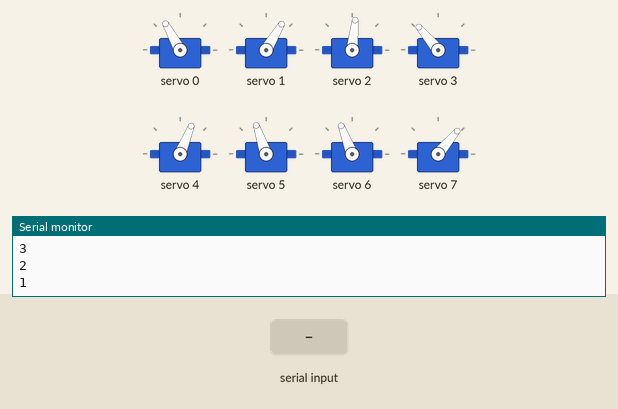
This sketch was run on a simulated ESP32. Shown: 8 × servo, the last lines printed to the serial monitor. The test bench sets the inputs (shaded band).

Above: at 12.2 s.
12.3 s: "2" received over Serial
At 12.86 s:
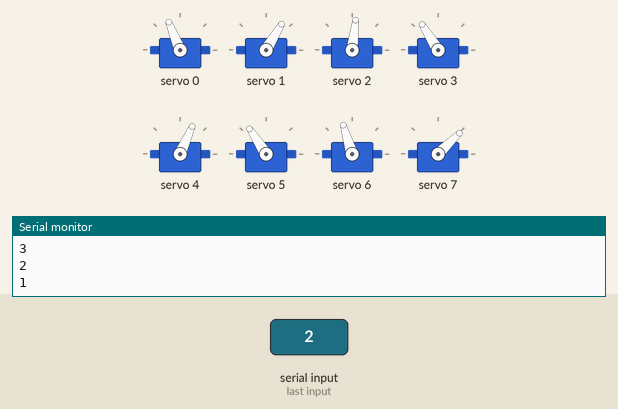
At 13.61 s:
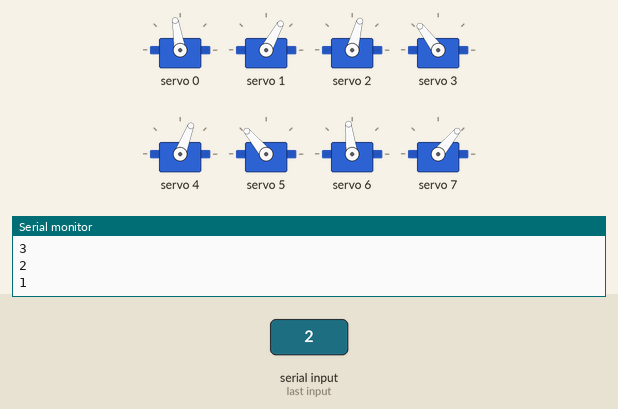
15.3 s: "1" received over Serial
18.3 s: "0" received over Serial
At 19.1 s:
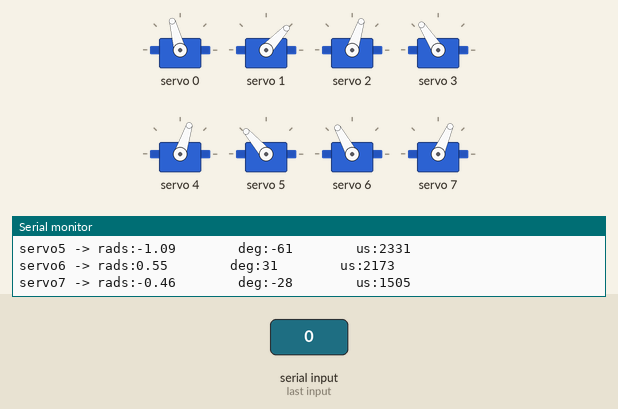
Timing chart, 0 to 21.3 s (numbered marks = the images above; inputs shaded):
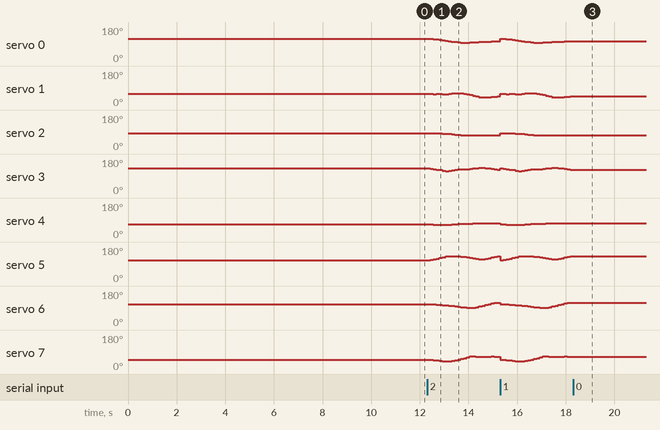

Measured:
- after the input at 12.3 s, servo 0: 119° → 118° after 0.13 s, → 116° 0.13 s later, → 114° 0.13 s later, → 112° 0.13 s later, … (19 changes in this stretch); servo 1: 59° → 60° after 0.13 s, → 58° 0.13 s later, → 60° 0.13 s later, → 59° 0.13 s later, … (17 changes in this stretch)
- after the input at 18.3 s, servo 0: stops changing and stays 105°; servo 1: stops changing and stays 47°; servo 2, servo 4: stops changing and stays 72°; servo 3: stops changing and stays 123°; servo 5: stops changing and stays 131°

The sketch:

3D_SS_51.ino
```cpp
// HOW TO:
// ------------------------------
// Serial input = 2 -> Steps through gait sequence once and stops at the end.
// Serial input = 1 -> Steps through gait sequence in a loop.
// Serial input = 0 -> Stops infinite loop at the node where it is at that moment

//Gait template
#include <Wire.h>
#include <Adafruit_PWMServoDriver.h>

Adafruit_PWMServoDriver pca9685 = Adafruit_PWMServoDriver();

#define SERVO_FREQ 300
#define SER0 0 //Hip 1
#define SER1 1 //Knee 1
#define SER2 2 //Hip 2
#define SER3 3 //Knee 2
#define SER4 4 //Hip 3
#define SER5 5 //Knee 3
#define SER6 6 //Hip 4
#define SER7 7 //Knee 4

// Insert servo angles here:
// For 3D gaits, these angles are obtained from linearisation.py
// For 2D gaits, these angles are obtained from 2D_trajectory_reader.py
float SS_servo0[] = {-0.62737952, -0.6000911 , -0.54142538, -0.50621476, -0.44700177, -0.38513229, -0.31916066, -0.24685994, -0.21316261, -0.19019563, -0.12766952, -0.07869737, -0.06245759, -0.08740957, -0.11493268, -0.14014095, -0.15871608, -0.17593048, -0.18921576, -0.20571312, -0.22311774, -0.24472545, -0.26639935, -0.28470033, -0.30280793, -0.31612188, -0.32682616, -0.3402286 , -0.3481603 , -0.34970676, -0.35380993, -0.36594741, -0.3968742 , -0.43275222, -0.46861234, -0.50659367, -0.53725127, -0.55823694, -0.56341792, -0.57223606, -0.58169968, -0.5922441 , -0.60057017, -0.60714574, -0.61837143, -0.62732832, -0.63151155};
float SS_servo1[] = {0.68098648, 0.66605883, 0.70106043, 0.67066552, 0.68841889, 0.70913671, 0.71939679, 0.6679247 , 0.58798383, 0.63905375, 0.65704958, 0.6534508 , 0.68019397, 0.74427627, 0.81863718, 0.91343332, 1.01008869, 1.08356473, 1.10140408, 1.09912309, 1.09267205, 1.06690227, 1.02773492, 0.98956792, 0.96397684, 0.92781962, 0.89572632, 0.87868899, 0.83732287, 0.77704576, 0.71952686, 0.69301558, 0.76365631, 0.84476837, 0.91595938, 0.97998028, 1.0213358 , 1.04971093, 1.03160288, 1.01802779, 1.0002297 , 0.97240161, 0.92829742, 0.87434802, 0.82629539, 0.77518253, 0.73537717};
float SS_servo2[] = {-0.24908306, -0.25944482, -0.2718168 , -0.28697428, -0.2942144 , -0.29891774, -0.30454661, -0.34387624, -0.39601733, -0.44943731, -0.4879276 , -0.49676692, -0.49737255, -0.49700285, -0.50260771, -0.51056498, -0.5194685 , -0.52816311, -0.5282862 , -0.52992765, -0.53172115, -0.53421907, -0.5368032 , -0.53056686, -0.52429248, -0.5009199 , -0.43944537, -0.40161728, -0.36625081, -0.30237579, -0.23345687, -0.16022042, -0.07999914,  0.00074973,  0.08149089,  0.13848283,  0.13813753,  0.1363454 ,  0.09415582,  0.06041755,  0.02572985, -0.01000593, -0.0450203 , -0.08224735, -0.11903268, -0.16276438, -0.21016029};
float SS_servo3[] = {0.8269769 , 0.78852059, 0.73736844, 0.69328187, 0.6232751 , 0.55038789, 0.48468704, 0.52310192, 0.60606365, 0.69471187, 0.75233488, 0.75915755, 0.7617066 , 0.76417542, 0.78414446, 0.83013512, 0.88895577, 0.92730531, 0.91343959, 0.88142473, 0.8451566 , 0.7891843 , 0.72200406, 0.6466256 , 0.5796177 , 0.54729861, 0.58497045, 0.58105969, 0.52442869, 0.53283025, 0.54512226, 0.53796834, 0.48909564, 0.48466486, 0.48124549, 0.45813319, 0.4804952 , 0.542442  , 0.60829932, 0.65351696, 0.69402072, 0.72134638, 0.73267877, 0.73993491, 0.74087172, 0.76004669, 0.80705912};
float SS_servo4[] = {0.62060277, 0.64096037, 0.65060963, 0.65505829, 0.65798924, 0.66189209, 0.66221019, 0.65196529, 0.63352541, 0.61969579, 0.60406335, 0.58698265, 0.56492107, 0.54399535, 0.52742252, 0.50921208, 0.48754679, 0.46999504, 0.47167776, 0.48436002, 0.4969585 , 0.50916886, 0.52119018, 0.51475338, 0.49662409, 0.47409832, 0.45344646, 0.4300841 , 0.40730779, 0.38968093, 0.3682322 , 0.34214161, 0.31146861, 0.27965066, 0.24529856, 0.20810435, 0.2078889 , 0.2757762 , 0.35708869, 0.43831471, 0.51907203, 0.59940415, 0.64877933, 0.6620604 , 0.6618447 , 0.62859168, 0.62817044};
float SS_servo5[] = {-0.53594745, -0.62608708, -0.71077394, -0.78680416, -0.87390916, -0.96280733, -1.04127088, -1.06748574, -1.06007236, -1.0553781 , -1.04547606, -1.02483676, -0.98199989, -0.93968945, -0.8979482 , -0.83487491, -0.75195774, -0.69427124, -0.70921296, -0.76680523, -0.82928127, -0.91438244, -1.01301215, -1.06976367, -1.09356109, -1.10852058, -1.12034303, -1.11924725, -1.13247749, -1.16619063, -1.19727817, -1.20496124, -1.12711745, -1.04540959, -0.96894051, -0.8988333 , -0.88093948, -0.87540902, -0.87612676, -0.87629793, -0.87622131, -0.87592892, -0.84495545, -0.77787723, -0.69857765, -0.65705261, -0.58905246};
float SS_servo6[] = { 0.39461351,  0.37859737,  0.35135057,  0.32596175,  0.30186489,  0.27706436,  0.25066374,  0.21619397,  0.17930666,  0.14415021,  0.10715658,  0.06620592,  0.03642368,  0.00387121, -0.02789212, -0.00100861,  0.07874266,  0.15925814,  0.2394531 ,  0.31689342,  0.39450586,  0.47291568,  0.51598153,  0.54356566,  0.55466374,  0.54997976,  0.56788726,  0.58744883,  0.60060355,  0.62051859,  0.64048842,  0.64704221,  0.6188385 ,  0.5856831 ,  0.56875903,  0.5600962 ,  0.55005303,  0.50542065,  0.45686477,  0.41592093,  0.38490952,  0.38036551,  0.39467113,  0.40538192,  0.41344101,  0.42057293,  0.40806307};
float SS_servo7[] = {-0.88740683, -0.91405755, -0.93562129, -0.96084618, -1.00454993, -1.04773382, -1.0863031 , -1.06258372, -1.00528788, -0.94606452, -0.88273589, -0.80139957, -0.704614  , -0.60136469, -0.48659432, -0.4788666 , -0.5055524 , -0.50760879, -0.506549  , -0.49929928, -0.49246221, -0.48753681, -0.48924311, -0.49480601, -0.45511796, -0.38096127, -0.43058547, -0.50689412, -0.58377348, -0.67847291, -0.7758898 , -0.83615237, -0.77946051, -0.71215804, -0.68087515, -0.67438101, -0.67668152, -0.60569835, -0.53655736, -0.48229923, -0.4524287 , -0.48710144, -0.57106795, -0.65655082, -0.74269349, -0.82660282, -0.85383335};

int node=0;
int first=0;
int input=0;
int end_time=0;
int time_step=120000;
int steps = sizeof(SS_servo0)/sizeof(SS_servo0[0]);
int one_print = 0;

// -------------------Joint configurations-------------------
int servo0=0;
int servo0_deg=0;
int servo1=0;
int servo1_deg=0;
int servo2=0;
int servo2_deg=0;
int servo3=0;
int servo3_deg=0;
int servo4=0;
int servo4_deg=0;
int servo5=0;
int servo5_deg=0;
int servo6=0;
int servo6_deg=0;
int servo7=0;
int servo7_deg=0;

void setup() {
  Serial.begin(115200);
  pca9685.begin();

  pca9685.setOscillatorFrequency(27000000); //Value between 24MHz and 27MHz, tuned for this setup
  pca9685.setPWMFreq(SERVO_FREQ);
  delay (1000);

  servo0_deg=SS_servo0[0]/3.14159265*180;
  servo0=map(servo0_deg,-38,90,2200,1030);
  servo1_deg=SS_servo1[0]/3.14159265*180;
  servo1=map(servo1_deg,-90,90,2600,950);
  servo2_deg=SS_servo2[0]/3.14159265*180;
  servo2=map(servo2_deg,-38,90,1510,2730);
  servo3_deg=SS_servo3[0]/3.14159265*180;
  servo3=map(servo3_deg,-90,90,1100,2700);
  servo4_deg=SS_servo4[0]/3.14159265*180;
  servo4=map(servo4_deg,-90,38,2700,1500);
  servo5_deg=SS_servo5[0]/3.14159265*180;
  servo5=map(servo5_deg,-90,90,2600,930);
  servo6_deg=SS_servo6[0]/3.14159265*180;
  servo6=map(servo6_deg,-90,38,850,2250);
  servo7_deg=SS_servo7[0]/3.14159265*180;
  servo7=map(servo7_deg,-90,90,920,2620);

  pca9685.setPWM(SER0,0,servo0);
  pca9685.setPWM(SER1,0,servo1);
  pca9685.setPWM(SER2,0,servo2);
  pca9685.setPWM(SER3,0,servo3);
  pca9685.setPWM(SER4,0,servo4);
  pca9685.setPWM(SER5,0,servo5);
  pca9685.setPWM(SER6,0,servo6);
  pca9685.setPWM(SER7,0,servo7);

  Serial.print("Node:");
  Serial.println(node);
  Serial.print("servo0 -> rads:");
  Serial.print(SS_servo0[node]);
  Serial.print("        deg:");
  Serial.print(servo0_deg);
  Serial.print("        us:");
  Serial.println(servo0);
  Serial.print("servo1 -> rads:");
  Serial.print(SS_servo1[node]);
  Serial.print("        deg:");
  Serial.print(servo1_deg);
  Serial.print("        us:");
  Serial.println(servo1);
  Serial.print("servo2 -> rads:");
  Serial.print(SS_servo2[node]);
  Serial.print("        deg:");
  Serial.print(servo2_deg);
  Serial.print("        us:");
  Serial.println(servo2);
  Serial.print("servo3 -> rads:");
  Serial.print(SS_servo3[node]);
  Serial.print("        deg:");
  Serial.print(servo3_deg);
  Serial.print("        us:");
  Serial.println(servo3);
  Serial.print("servo4 -> rads:");
  Serial.print(SS_servo4[node]);
  Serial.print("        deg:");
  Serial.print(servo4_deg);
  Serial.print("        us:");
  Serial.println(servo4);
  Serial.print("servo5 -> rads:");
  Serial.print(SS_servo5[node]);
  Serial.print("        deg:");
  Serial.print(servo5_deg);
  Serial.print("        us:");
  Serial.println(servo5);
  Serial.print("servo6 -> rads:");
  Serial.print(SS_servo6[node]);
  Serial.print("        deg:");
  Serial.print(servo6_deg);
  Serial.print("        us:");
  Serial.println(servo6);
  Serial.print("servo7 -> rads:");
  Serial.print(SS_servo7[node]);
  Serial.print("        deg:");
  Serial.print(servo7_deg);
  Serial.print("        us:");
  Serial.println(servo7);

  Serial.println("10");
  delay(1000);
  Serial.println("9");
  delay(1000);
  Serial.println("8");
  delay(1000);
  Serial.println("7");
  delay(1000);
  Serial.println("6");
  delay(1000);
  Serial.println("5");
  delay(1000);
  Serial.println("4");
  delay(1000);
  Serial.println("3");
  delay(1000);
  Serial.println("2");
  delay(1000);
  Serial.println("1");
  delay(1000);

}

void loop()
{
  if(Serial.available()>0)
  {
    first=Serial.read();
    if(first=='2')
    {
      input=2;
      node=0;
      one_print=1;
    }
    if(first=='1')
    {
      input=1;
      node=0;
      one_print=1;
    }
    if(first=='0')
    {
      input=0;
    }
  }
  if(input==1 or input==2)
  {
      if(esp_timer_get_time()>=end_time)
      {
        servo0_deg=SS_servo0[node]/3.14159265*180;
        servo0=map(servo0_deg,-38,90,2200,1030);
        servo1_deg=SS_servo1[node]/3.14159265*180;
        servo1=map(servo1_deg,-90,90,2600,950);
        servo2_deg=SS_servo2[node]/3.14159265*180;
        servo2=map(servo2_deg,-38,90,1510,2730);
        servo3_deg=SS_servo3[node]/3.14159265*180;
        servo3=map(servo3_deg,-90,90,1100,2700);
        servo4_deg=SS_servo4[node]/3.14159265*180;
        servo4=map(servo4_deg,-90,38,2700,1500);
        servo5_deg=SS_servo5[node]/3.14159265*180;
        servo5=map(servo5_deg,-90,90,2600,930);
        servo6_deg=SS_servo6[node]/3.14159265*180;
        servo6=map(servo6_deg,-90,38,850,2250);
        servo7_deg=SS_servo7[node]/3.14159265*180;
        servo7=map(servo7_deg,-90,90,920,2620);

        pca9685.setPWM(SER0,0,servo0);
        pca9685.setPWM(SER1,0,servo1);
        pca9685.setPWM(SER2,0,servo2);
        pca9685.setPWM(SER3,0,servo3);
        pca9685.setPWM(SER4,0,servo4);
        pca9685.setPWM(SER5,0,servo5);
        pca9685.setPWM(SER6,0,servo6);
        pca9685.setPWM(SER7,0,servo7);

        node+=1;
        if(node>=steps and input==1)
        {
          Serial.print("Input:");
          Serial.println(input);
          node=0;
        }
        if(node>=steps and input==2)
        {
          Serial.print("Input:");
          Serial.println(input);
          input=0;
        }
         end_time=esp_timer_get_time()+time_step;
      }
   }

  if(input == 0)
  {
        pca9685.setPWM(SER0,0,servo0);
        pca9685.setPWM(SER1,0,servo1);
        pca9685.setPWM(SER2,0,servo2);
        pca9685.setPWM(SER3,0,servo3);
        pca9685.setPWM(SER4,0,servo4);
        pca9685.setPWM(SER5,0,servo5);
        pca9685.setPWM(SER6,0,servo6);
        pca9685.setPWM(SER7,0,servo7);

        if(one_print==1)
        {
          Serial.print("Input:");
          Serial.println(input);
          Serial.print("Node:");
          Serial.println(node);
          Serial.print("servo0 -> rads:");
          Serial.print(SS_servo0[node]);
          Serial.print("        deg:");
          Serial.print(servo0_deg);
          Serial.print("        us:");
          Serial.println(servo0);
          Serial.print("servo1 -> rads:");
          Serial.print(SS_servo1[node]);
          Serial.print("        deg:");
          Serial.print(servo1_deg);
          Serial.print("        us:");
          Serial.println(servo1);
          Serial.print("servo2 -> rads:");
          Serial.print(SS_servo2[node]);
          Serial.print("        deg:");
          Serial.print(servo2_deg);
          Serial.print("        us:");
          Serial.println(servo2);
          Serial.print("servo3 -> rads:");
          Serial.print(SS_servo3[node]);
          Serial.print("        deg:");
          Serial.print(servo3_deg);
          Serial.print("        us:");
          Serial.println(servo3);
          Serial.print("servo4 -> rads:");
          Serial.print(SS_servo4[node]);
          Serial.print("        deg:");
          Serial.print(servo4_deg);
          Serial.print("        us:");
          Serial.println(servo4);
          Serial.print("servo5 -> rads:");
          Serial.print(SS_servo5[node]);
          Serial.print("        deg:");
          Serial.print(servo5_deg);
          Serial.print("        us:");
          Serial.println(servo5);
          Serial.print("servo6 -> rads:");
          Serial.print(SS_servo6[node]);
          Serial.print("        deg:");
          Serial.print(servo6_deg);
          Serial.print("        us:");
          Serial.println(servo6);
          Serial.print("servo7 -> rads:");
          Serial.print(SS_servo7[node]);
          Serial.print("        deg:");
          Serial.print(servo7_deg);
          Serial.print("        us:");
          Serial.println(servo7);
          one_print=0;
        }

  }
}
```
